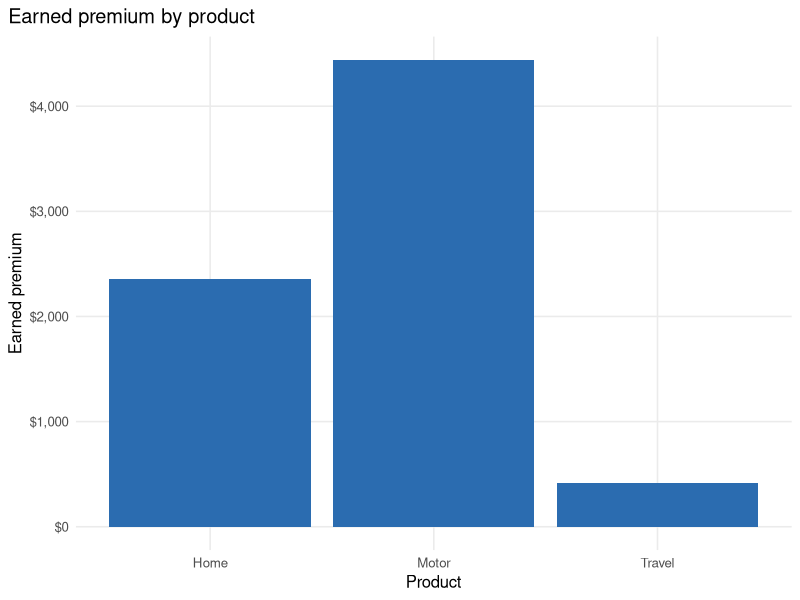
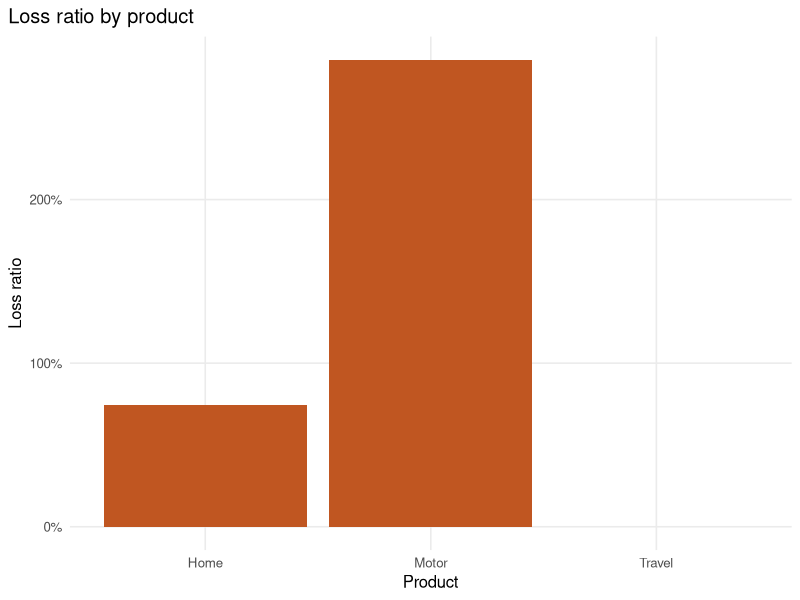
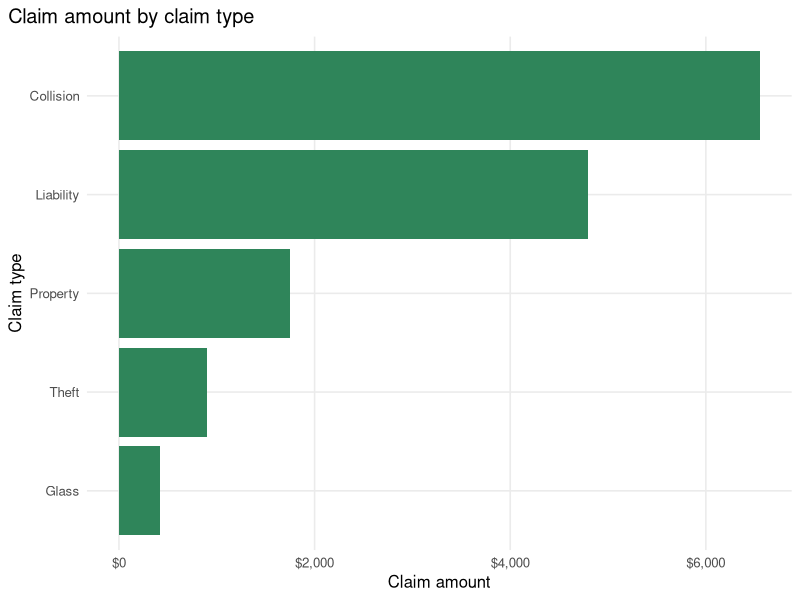
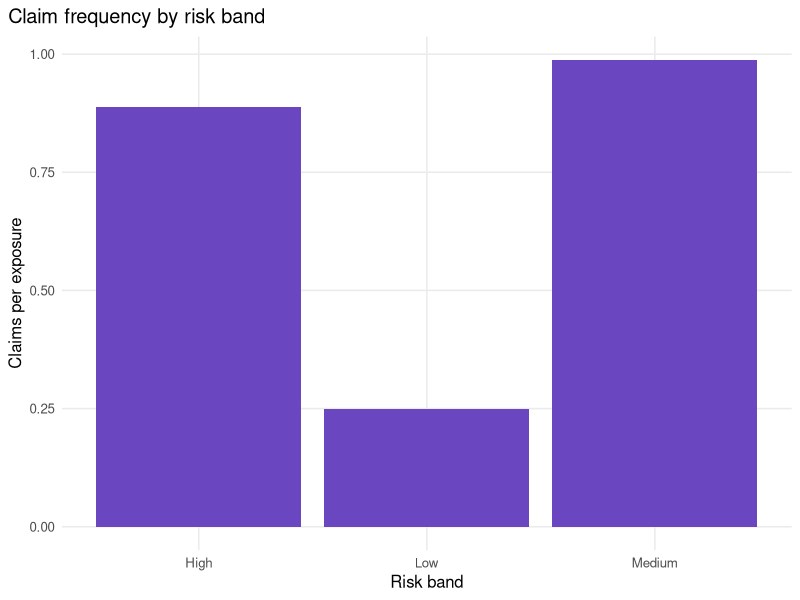

Write the R code that produced these figures, in order.
## ---- chunk 1
#| label: setup
#| message: false
#| warning: false

# These packages are enough for the whole mini-project.
# dplyr: data manipulation
# readr: reading and writing CSV files
# ggplot2: charts
# scales: axis labels such as percentages and currency
# knitr: simple tables in the rendered report
library(dplyr)
library(readr)
library(ggplot2)
library(scales)
library(knitr)
## ---- chunk 2
#| label: import-data

policies <- read_csv("data/raw/policies.csv", show_col_types = FALSE)
claims <- read_csv("data/raw/claims.csv", show_col_types = FALSE)

# Convert date columns from text to Date objects.
# This lets R compare dates correctly later.
policies <- policies |>
  mutate(policy_start = as.Date(policy_start))

claims <- claims |>
  mutate(claim_date = as.Date(claim_date))

glimpse(policies)
glimpse(claims)
## ---- chunk 3
#| label: row-counts

row_counts <- tibble(
  dataset = c("policies", "claims"),
  rows = c(nrow(policies), nrow(claims)),
  columns = c(ncol(policies), ncol(claims))
)

kable(row_counts)
## ---- chunk 4
#| label: missing-values

# Count missing values in every column of a data frame.
count_missing <- function(data, dataset_name) {
  data |>
    summarise(across(everything(), ~ sum(is.na(.x)))) |>
    tidyr::pivot_longer(
      cols = everything(),
      names_to = "column",
      values_to = "missing_values"
    ) |>
    mutate(dataset = dataset_name, .before = column)
}

missing_summary <- bind_rows(
  count_missing(policies, "policies"),
  count_missing(claims, "claims")
)

kable(missing_summary)
## ---- chunk 5
#| label: duplicates

duplicate_checks <- tibble(
  check = c("Duplicate policy_id in policies", "Duplicate claim_id in claims"),
  duplicates = c(
    sum(duplicated(policies$policy_id)),
    sum(duplicated(claims$claim_id))
  )
)

kable(duplicate_checks)
## ---- chunk 6
#| label: policy-id-checks

unmatched_claims <- claims |>
  anti_join(policies, by = "policy_id")

kable(unmatched_claims)
## ---- chunk 7
#| label: date-checks

claim_date_checks <- claims |>
  inner_join(policies |> select(policy_id, policy_start), by = "policy_id") |>
  mutate(claim_before_policy_start = claim_date < policy_start)

claims_before_policy_start <- claim_date_checks |>
  filter(claim_before_policy_start)

kable(claims_before_policy_start)
## ---- chunk 8
#| label: numeric-range-checks

range_checks <- tibble(
  check = c(
    "Driver age outside 16 to 100",
    "Risk score outside 0 to 1",
    "Exposure less than or equal to 0",
    "Earned premium less than 0",
    "Claim amount less than 0"
  ),
  flagged_rows = c(
    sum(policies$driver_age < 16 | policies$driver_age > 100, na.rm = TRUE),
    sum(policies$risk_score < 0 | policies$risk_score > 1, na.rm = TRUE),
    sum(policies$exposure <= 0, na.rm = TRUE),
    sum(policies$earned_premium < 0, na.rm = TRUE),
    sum(claims$claim_amount < 0, na.rm = TRUE)
  )
)

kable(range_checks)
## ---- chunk 9
#| label: joined-portfolio

# Keep only claims that match a known policy.
# The unmatched claim remains documented above, but is excluded from portfolio metrics.
valid_claims <- claims |>
  semi_join(policies, by = "policy_id")

claims_by_policy <- valid_claims |>
  group_by(policy_id) |>
  summarise(
    claim_count = n(),
    claim_amount = sum(claim_amount, na.rm = TRUE),
    first_claim_date = min(claim_date),
    has_open_claim = any(!closed),
    .groups = "drop"
  )

portfolio <- policies |>
  left_join(claims_by_policy, by = "policy_id") |>
  mutate(
    # Policies with no claims should have zero claim count and zero claim amount.
    claim_count = if_else(is.na(claim_count), 0L, claim_count),
    claim_amount = if_else(is.na(claim_amount), 0, claim_amount),
    has_open_claim = if_else(is.na(has_open_claim), FALSE, has_open_claim)
  )

kable(portfolio)
## ---- chunk 10
#| label: derived-measures

portfolio <- portfolio |>
  mutate(
    age_band = cut(
      driver_age,
      breaks = c(0, 25, 40, 60, Inf),
      labels = c("Under 25", "25-40", "41-60", "61+"),
      right = FALSE
    ),
    risk_band = case_when(
      risk_score < 0.40 ~ "Low",
      risk_score < 0.65 ~ "Medium",
      TRUE ~ "High"
    ),
    claim_frequency = claim_count / exposure,
    average_severity = if_else(claim_count > 0, claim_amount / claim_count, 0),
    pure_premium = claim_amount / exposure,
    loss_ratio = claim_amount / earned_premium
  )

kable(
  portfolio |>
    select(
      policy_id, product, region, exposure, earned_premium,
      claim_count, claim_amount, claim_frequency,
      average_severity, pure_premium, loss_ratio
    )
)
## ---- chunk 11
#| label: portfolio-metrics

portfolio_metrics <- portfolio |>
  summarise(
    policies = n(),
    total_exposure = sum(exposure),
    total_earned_premium = sum(earned_premium),
    total_claim_count = sum(claim_count),
    total_claim_amount = sum(claim_amount),
    claim_frequency = total_claim_count / total_exposure,
    average_severity = total_claim_amount / total_claim_count,
    pure_premium = total_claim_amount / total_exposure,
    loss_ratio = total_claim_amount / total_earned_premium
  )

kable(portfolio_metrics)
## ---- chunk 12
#| label: segment-summary-function

# A small reusable function keeps repeated summaries consistent.
summarise_segment <- function(data, group_variable) {
  data |>
    group_by({{ group_variable }}) |>
    summarise(
      policies = n(),
      exposure = sum(exposure),
      earned_premium = sum(earned_premium),
      claim_count = sum(claim_count),
      claim_amount = sum(claim_amount),
      claim_frequency = claim_count / exposure,
      average_severity = if_else(claim_count > 0, claim_amount / claim_count, 0),
      pure_premium = claim_amount / exposure,
      loss_ratio = claim_amount / earned_premium,
      .groups = "drop"
    )
}

summary_by_product <- summarise_segment(portfolio, product)
summary_by_region <- summarise_segment(portfolio, region)
summary_by_age <- summarise_segment(portfolio, age_band)
summary_by_risk <- summarise_segment(portfolio, risk_band)

kable(summary_by_product)
## ---- chunk 13
#| label: plot-theme

theme_actex <- function() {
  theme_minimal(base_size = 12) +
    theme(
      plot.title.position = "plot",
      panel.grid.minor = element_blank(),
      legend.position = "bottom"
    )
}
## ---- chunk 14
#| label: plot-earned-premium

ggplot(summary_by_product, aes(x = product, y = earned_premium)) +
  geom_col(fill = "#2B6CB0") +
  scale_y_continuous(labels = dollar) +
  labs(
    title = "Earned premium by product",
    x = "Product",
    y = "Earned premium"
  ) +
  theme_actex()
## ---- chunk 15
#| label: plot-loss-ratio

ggplot(summary_by_product, aes(x = product, y = loss_ratio)) +
  geom_col(fill = "#C05621") +
  scale_y_continuous(labels = percent) +
  labs(
    title = "Loss ratio by product",
    x = "Product",
    y = "Loss ratio"
  ) +
  theme_actex()
## ---- chunk 16
#| label: plot-claim-type

valid_claims |>
  group_by(claim_type) |>
  summarise(claim_amount = sum(claim_amount), .groups = "drop") |>
  ggplot(aes(x = reorder(claim_type, claim_amount), y = claim_amount)) +
  geom_col(fill = "#2F855A") +
  coord_flip() +
  scale_y_continuous(labels = dollar) +
  labs(
    title = "Claim amount by claim type",
    x = "Claim type",
    y = "Claim amount"
  ) +
  theme_actex()
## ---- chunk 17
#| label: plot-risk-band-frequency

ggplot(summary_by_risk, aes(x = risk_band, y = claim_frequency)) +
  geom_col(fill = "#6B46C1") +
  scale_y_continuous(labels = number_format(accuracy = 0.01)) +
  labs(
    title = "Claim frequency by risk band",
    x = "Risk band",
    y = "Claims per exposure"
  ) +
  theme_actex()
## ---- chunk 18
#| label: save-processed-data

dir.create("data/processed", showWarnings = FALSE, recursive = TRUE)

write_csv(portfolio, "data/processed/portfolio_clean.csv")
